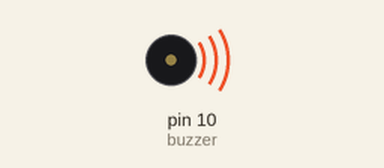
Bench run of a sketch on a simulated Arduino Uno, built with avr-gcc and run on an emulated ATmega328P. On the bench: buzzer (waves = sounding).

Above: at 0.1 s.
At 5.5 s:
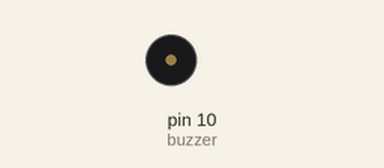
Timing chart, 0 to 7.0 s (numbered marks = the images above):
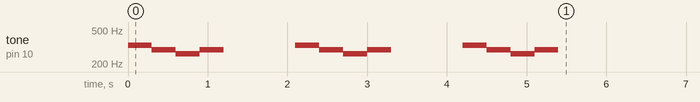

The sketch:

09_Buzzer.ino
```cpp
const int buzzer = 10;

void setup() {
  for (int i = 0; i <= 2; i++) {
    tone(buzzer, 330);
    delay(300);
    tone(buzzer, 294);
    delay(300);
    tone(buzzer, 262);
    delay(300);
    tone(buzzer, 294);
    delay(300);
    tone(buzzer, 330);
    noTone(buzzer);
    delay(300);
    tone(buzzer, 330);
    noTone(buzzer);
    delay(300);
    tone(buzzer, 330);
    noTone(buzzer);
    delay(300);
  }
  noTone(buzzer);
}

void loop() {
}
```
